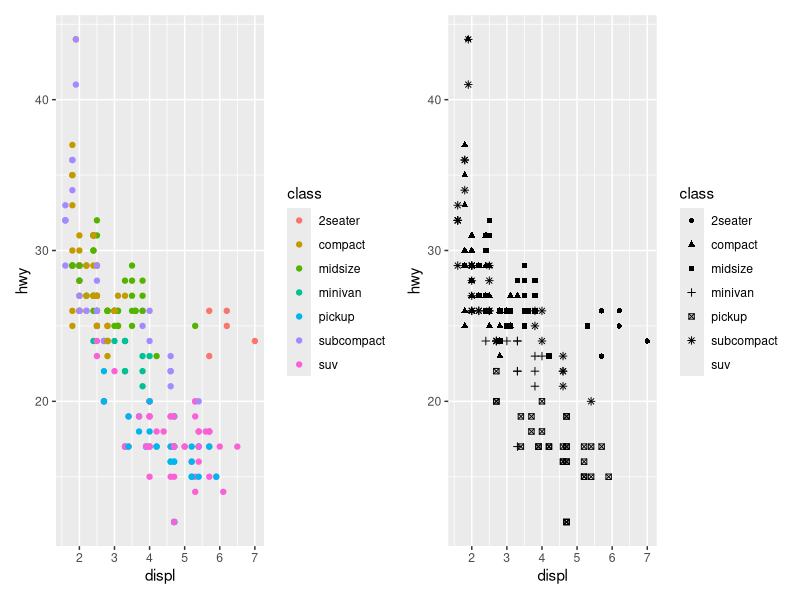
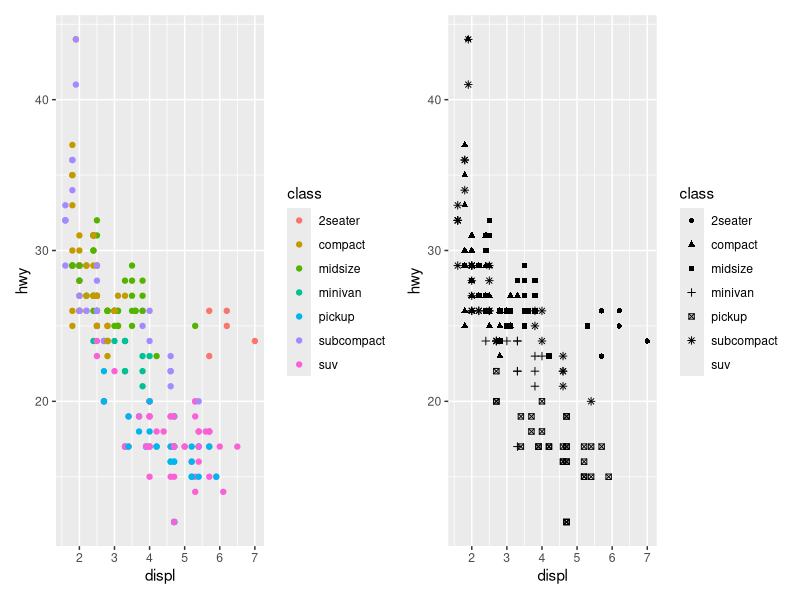
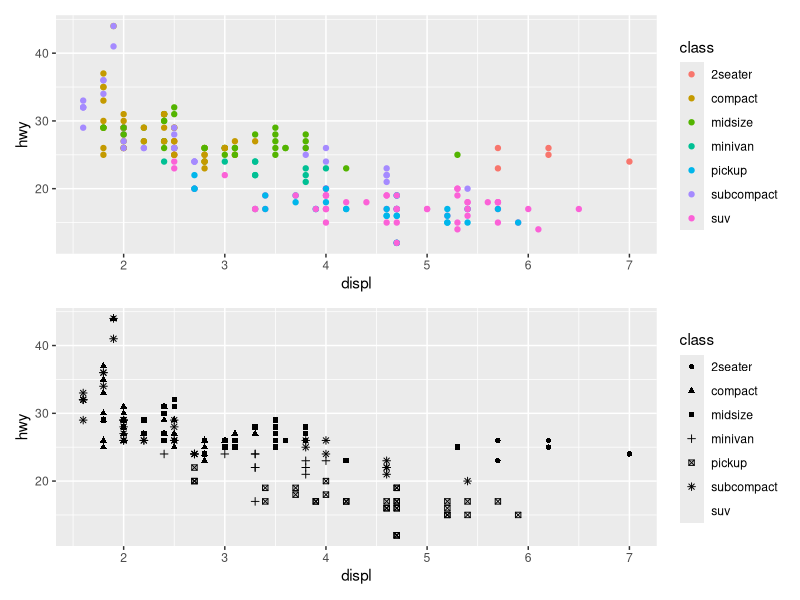
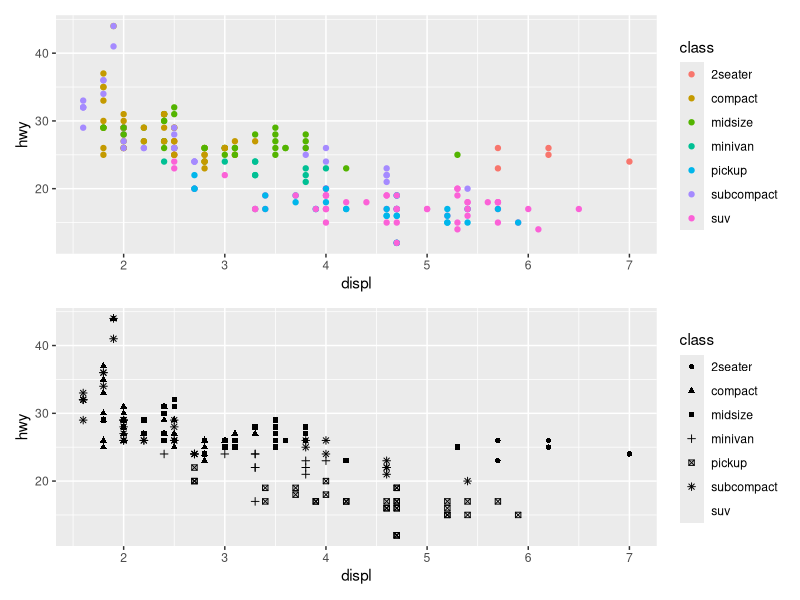
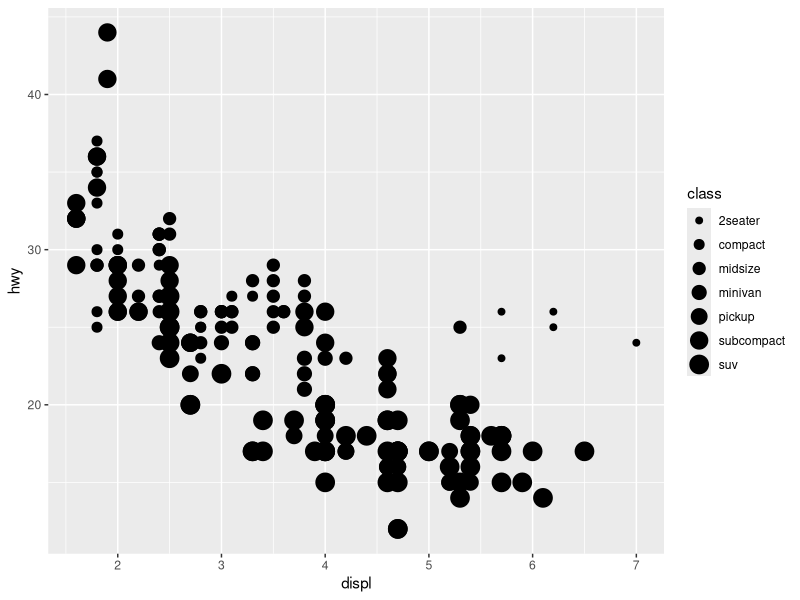
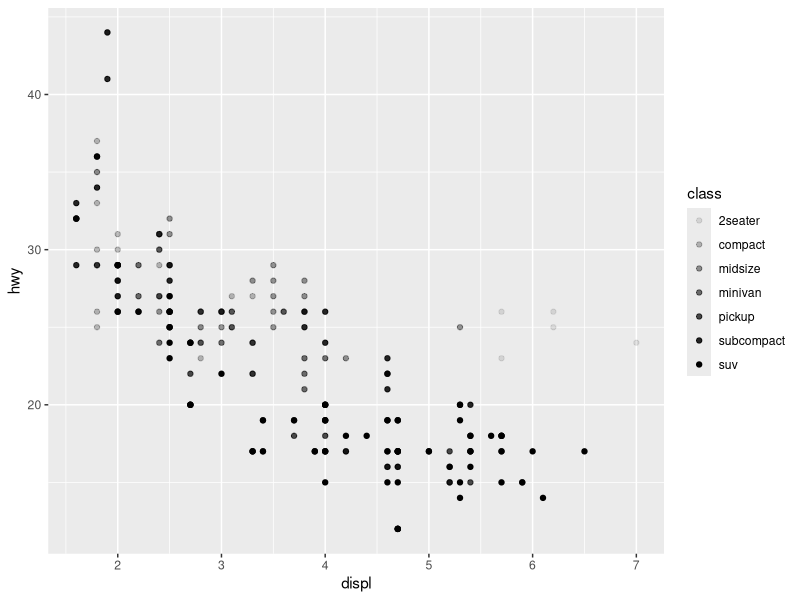
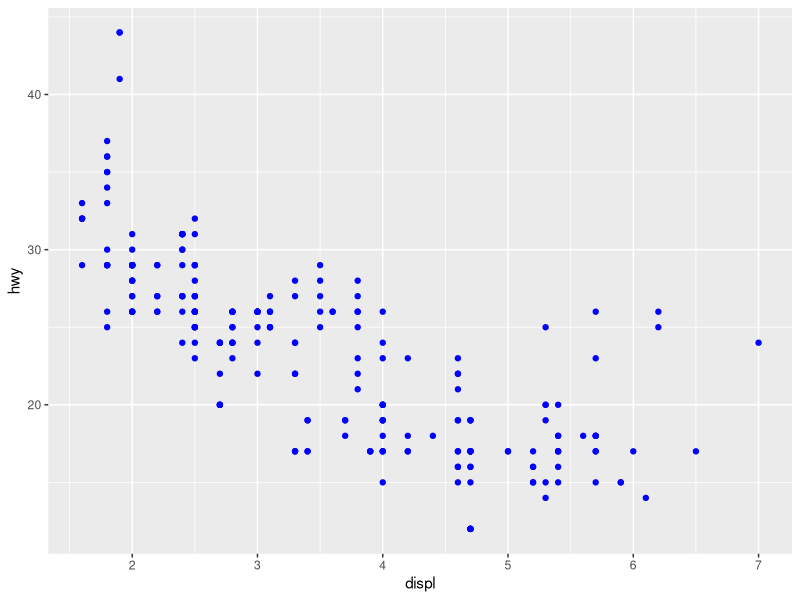
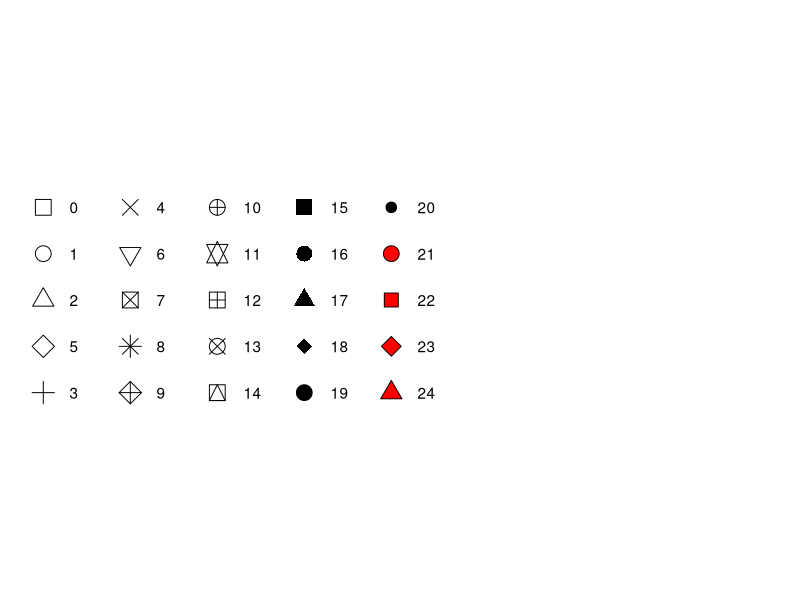

Reproduce these figures in R, in order. (Note: this script raises an error after producing the figures.)
## ---- chunk 1

install.packages(c("patchwork","ggridges","scales"))

## ---- chunk 2
library(tidyverse)
library(patchwork)
library(scales)
## ---- chunk 3

?mpg

nrow(mpg)

sapply(mpg,class)
## ---- chunk 4
#| fig-width: 10
#| fig-asp: 0.4
#| fig-show: hold
#| fig-alt: |
#|   Two scatterplots next to each other, both visualizing highway fuel #|   efficiency versus engine size of cars and showing a negative 
#|   association. In the plot on the left class is mapped to the color 
#|   aesthetic, resulting in different colors for each class. 
#|   In the plot on the right class is mapped the shape aesthetic, 
#|   resulting in different plotting character shapes for each class,
#|   except for suv. Each plot comes with a legend that shows the 
#|   mapping between color or shape and levels of the class variable.

ggplot(mpg, aes(x = displ, y = hwy, color = class)) + geom_point() +
ggplot(mpg, aes(x = displ, y = hwy, shape = class)) + geom_point() + plot_layout(ncol = 2)
## ---- chunk 5
#| fig-width: 10
#| fig-asp: 0.4
ggplot(mpg, aes(x = displ, y = hwy, color = class)) + geom_point() + ggplot(mpg, aes(x = displ, y = hwy, shape = class)) + geom_point() 
## ---- chunk 6
#| fig-height: 10
#| fig.width: 7
#| out-width: "100%"

(ggplot(mpg, aes(x = displ, y = hwy, color = class)) + geom_point())/ (ggplot(mpg, aes(x = displ, y = hwy, shape = class)) + geom_point())
## ---- chunk 7
#| fig-height: 10
#| fig.width: 7

p1 <- ggplot(mpg, aes(x = displ, y = hwy, color = class)) + geom_point()

p2 <- ggplot(mpg, aes(x = displ, y = hwy, shape = class)) + geom_point()

p1/p2

## ---- chunk 8
#| fig-width: 5
#| fig-alt: |
#|   Two scatterplots next to each other, both visualizing highway fuel 
#|   efficiency versus engine size of cars and showing a negative 
#|   association. In the first plot class is mapped to the size 
#|   aesthetic, resulting in different sizes for each class. 
#|   In the second plot class is mapped the alpha aesthetic, 
#|   resulting in different alpha (transparency) levels for each class. 
#|   Each plot comes with a legend that shows the mapping between size 
#|   or alpha level and levels of the class variable.

# class mapped to size
ggplot(mpg, aes(x = displ, y = hwy, size = class)) +
  geom_point() 

# class mapped to alpha
ggplot(mpg, aes(x = displ, y = hwy, alpha = class)) +
  geom_point() 
## ---- chunk 9
#| fig-alt: |
#|   Scatterplot of highway fuel efficiency versus engine size of cars 
#|   that shows a negative association. All points are blue.

ggplot(mpg, aes(x = displ, y = hwy)) + 
  geom_point(color = "blue") 
## ---- chunk 10
#| label: fig-shapes
#| echo: false
#| 
#| fig.asp: 0.364
#| fig-align: "center"
#| fig-cap: |
#|   R has 25 built-in shapes that are identified by numbers. There are some 
#|   seeming duplicates: for example, 0, 15, and 22 are all squares. The 
#|   difference comes from the interaction of the `color` and `fill` 
#|   aesthetics. The hollow shapes (0--14) have a border determined by `color`; 
#|   the solid shapes (15--20) are filled with `color`; the filled shapes 
#|   (21--24) have a border of `color` and are filled with `fill`. Shapes are 
#|   arranged to keep similar shapes next to each other.  
#| fig-alt: |
#|   Mapping between shapes and the numbers that represent them: 0 - square, 
#|   1 - circle, 2 - triangle point up, 3 - plus, 4 - cross, 5 - diamond, 
#|   6 - triangle point down, 7 - square cross, 8 - star, 9 - diamond plus, 
#|   10 - circle plus, 11 - triangles up and down, 12 - square plus, 
#|   13 - circle cross, 14 - square and triangle down, 15 - filled square, 
#|   16 - filled circle, 17 - filled triangle point-up, 18 - filled diamond, 
#|   19 - solid circle, 20 - bullet (smaller circle), 21 - filled circle blue, 
#|   22 - filled square blue, 23 - filled diamond blue, 24 - filled triangle 
#|   point-up blue, 25 - filled triangle point down blue.

shapes <- tibble(
  shape = c(0, 1, 2, 5, 3, 4, 6:19, 20, 21, 22, 23, 24),
  x = (0:24 %/% 5) / 2,
  y = (-(0:24 %% 5)) / 4
)
ggplot(shapes, aes(x, y)) + 
  geom_point(aes(shape = shape), size = 5, fill = "red") +
  geom_text(aes(label = shape), hjust = 0, nudge_x = 0.15) +
  scale_shape_identity() +
  expand_limits(x = 4.1) +
  scale_x_continuous(NULL, breaks = NULL) + 
  scale_y_continuous(NULL, breaks = NULL, limits = c(-1.2, 0.2)) + 
  theme_minimal() +
  theme(aspect.ratio = 1/2.75)
## ---- chunk 11
ggplot(mpg,aes(x = hwy, y = displ)) + geom_point(shape = 17, color = "pink")
## ---- chunk 12
#| fig-show: hide
#| fig-alt: |
#|   Scatterplot of highway fuel efficiency versus engine size of cars  
#|   that shows a negative association. All points are red and 
#|   the legend shows a red point that is mapped to the word blue.

ggplot(mpg) + 
  geom_point(aes(x = displ, y = hwy, color = "blue"))
## ---- chunk 13

## ---- chunk 14

## ---- chunk 15
#| fig-show: hide

ggplot(mpg) + geom_point(aes(x = displ, y = hwy))
## ---- chunk 16

## ---- chunk 17
#| fig-show: hide

ggplot(mpg, aes(x = displ, y = hwy)) +  geom_point()

ggplot(mpg, aes(x = displ, y = hwy)) + geom_smooth()
## ---- chunk 18
#| fig-width: 6
# point
ggplot(mpg, aes(x = displ, y = hwy)) + geom_point() 

# smooth
ggplot(mpg, aes(x = displ, y = hwy)) + geom_smooth()
## ---- chunk 19
#| fig-width: 6
#| fig-show: hold
#| fig-alt: |
#|   Two plots of highway fuel efficiency versus engine size of cars.
#|   The data are represented with smooth curves. In the first plot, three 
#|   smooth curves, all with the same linetype. In the second plot, three 
#|   smooth curves with different line types (solid, dashed, or long 
#|   dashed) for each type of drive train. In both plots, confidence 
#|   intervals around the smooth curves are also displayed.

# Top
ggplot(mpg, aes(x = displ, y = hwy, shape = drv)) + 
  geom_smooth()

# Bottom
ggplot(mpg, aes(x = displ, y = hwy, linetype = drv)) + 
  geom_smooth()
## ---- chunk 20
#| fig-width: 6
#| fig-alt: |
#|   A plot of highway fuel efficiency versus engine size of cars. The data 
#|   are represented with points (colored by drive train) as well as smooth 
#|   curves (where line type is determined based on drive train as well). 
#|   Confidence intervals around the smooth curves are also displayed.

ggplot(mpg, aes(x = displ, y = hwy, color = drv)) + 
  geom_point() +
  geom_smooth(aes(linetype = drv))
## ---- chunk 21
#| fig-width: 7
#| fig-alt: |
#|   Scatterplot of highway fuel efficiency versus engine size of cars, where 
#|   points are colored according to the car class. A smooth curve following 
#|   the trajectory of the relationship between highway fuel efficiency versus 
#|   engine size of cars is overlaid along with a confidence interval around it.

ggplot(mpg, aes(x = displ, y = hwy)) + 
  geom_point(aes(color = class)) + 
  geom_smooth()
## ---- chunk 22
#| fig-alt: |
#|   Scatterplot of highway fuel efficiency versus engine size of cars, where 
#|   points are colored according to the car class. A smooth curve following 
#|   the trajectory of the relationship between highway fuel efficiency versus 
#|   engine size of subcompact cars is overlaid along with a confidence interval 
#|   around it.

g <- ggplot(mpg, aes(x = displ, y = hwy)) +
  geom_point() +
  geom_point(data = mpg %>% filter(class == '2seater'),
             color = "red")

g + geom_point(
  data = mpg %>% filter(class == '2seater'),
  shape = "circle open",
  size = 3,
  color = "red"
)
## ---- chunk 23
#| fig.width: 5
#| fig-alt: |
#|   Three plots: histogram, density plot, and box plot of highway
#|   mileage.
 
# histogram
ggplot(mpg, aes(x = hwy)) + geom_histogram(binwidth = 2)

# density
ggplot(mpg, aes(x = hwy)) + geom_density()

# boxplot
ggplot(mpg, aes(x = hwy)) + geom_boxplot()
## ---- chunk 24
#| fig-width: 6
#| fig-height: 6
#| fig-alt: 
#|   Density curves for highway mileage for cars with rear wheel, 
#|   front wheel, and 4-wheel drives plotted separately. The 
#|   distribution is bimodal and roughly symmetric for real and 
#|   4 wheel drive cars and unimodal and right skewed for front 
#|   wheel drive cars.

library(ggridges)

ggplot(mpg, aes(x = hwy, y = drv, fill = drv, color = drv)) +
  geom_density_ridges(alpha = 0.5, show.legend = FALSE)
## ---- chunk 25

## ---- chunk 26
df <- data.frame(
  x = c(3, 1, 5), 
  y = c(2, 4, 6), 
  label = c("a","b","c")
)
p <- ggplot(df, aes(x, y, label = label))  
  
## ---- chunk 27

## ---- chunk 28
#| fig-show: hide
ggplot(mpg, aes(x = displ, y = hwy)) +
  geom_smooth(aes(color = drv), show.legend = FALSE)
## ---- chunk 29

## ---- chunk 30
#| label: 6-plots
#| echo: false
#| out-width: "100%"
#| fig-cap: |
#|   Six plots arranged in two columns
#| fig-alt: |
#|   There are six scatterplots in this figure, arranged in a 3x2 grid. 
#|   In all plots highway fuel efficiency of cars are on the y-axis and 
#|   engine size is on the x-axis. The **first** plot shows all points in black
#|   with a smooth curve overlaid on them. In the **second** plot points are 
#|   also all black, with separate smooth curves overlaid for each level of 
#|   drive train. On the **third** plot, points and the smooth curves are 
#|   represented in different colors for each level of drive train. In the 
#|   **fourth** plot the points are represented in different colors for each 
#|   level of drive train but there is only a single smooth line fitted to 
#|   the whole data. In the **fifth** plot, points are represented in different
#|   colors for each level of drive train, and a separate smooth curve with 
#|   line types are fitted to each level of drive train. And 
#|   finally in the **sixth** plot points are represented in different colors 
#|   for each level of drive train and they have a thick white border.

knitr::include_graphics("images/6-plots.png")
## ---- chunk 31

## ---- chunk 32
#| fig-width: 7
#| fig-alt: |
#|   Scatterplot of highway fuel efficiency versus engine size of cars, 
#|   faceted by class, with facets spanning two rows.

ggplot(mpg, aes(x = displ, y = hwy)) + 
  geom_point() + 
  facet_wrap(~cyl)
## ---- chunk 33
#| fig-width: 6
#| fig-alt: |
#|   Scatterplot of highway fuel efficiency versus engine size of cars, faceted 
#|   by number of cylinders across rows and by type of drive train across 
#|   columns. This results in a 4x3 grid of 12 facets. Some of these facets have 
#|   no observations: 5 cylinders and 4 wheel drive, 4 or 5 cylinders and front 
#|   wheel drive.

ggplot(mpg, aes(x = displ, y = hwy)) + 
  geom_point() + 
  facet_grid(drv ~ cyl)
## ---- chunk 34
#| fig-width: 6
#| fig-alt: |
#|   Scatterplot of highway fuel efficiency versus engine size of cars, 
#|   faceted by number of cylinders across rows and by type of drive train 
#|   across columns. This results in a 4x3 grid of 12 facets. Some of these 
#|   facets have no observations: 5 cylinders and 4 wheel drive, 4 or 5 
#|   cylinders and front wheel drive. Facets within a row share the same 
#|   y-scale and facets within a column share the same x-scale.

ggplot(mpg, aes(x = displ, y = hwy)) + 
  geom_point() + 
  facet_grid(drv ~ cyl, scales = "free_y")
## ---- chunk 35
#| fig-width: 5

ggplot(mpg, aes(x = displ, y = hwy)) +
  geom_point() +
  facet_grid(drv ~ cyl) +
  theme(
    strip.text.x = element_text(
      size = 12,
      face = "bold",
      colour = "blue",
      angle = 75
    ),
    strip.text.y = element_text(
      size = 14,
      face = "bold",
      colour = "red"
    ),
    strip.background = element_rect(
      colour = "navy",
      fill = "#CCCCFF",
      linewidth  = 2
    )
  )
## ---- chunk 36
#| fig-show: hide

ggplot(mpg, aes(x = drv, y = cyl)) + geom_point() 
     
## ---- chunk 37

## ---- chunk 38
#| fig-show: hide
ggplot(mpg) + geom_point(aes(x = drv, y = cyl))
## ---- chunk 39

## ---- chunk 40
#| fig-show: hide

ggplot(mpg) +
  geom_point(aes(x = displ, y = hwy)) +
  facet_grid(drv ~ .)

ggplot(mpg) +
  geom_point(aes(x = displ, y = hwy)) +
  facet_grid(. ~ cyl)
## ---- chunk 41


## ---- chunk 42
#| fig-show: hide

ggplot(mpg) +
  geom_point(aes(x = displ, y = hwy)) +
  facet_wrap( ~ class, nrow = 2)
## ---- chunk 43

## ---- chunk 44
#| fig-show: hide

ggplot(mpg, aes(x = displ, y = hwy)) + geom_point(color = "pink") 
## ---- chunk 45

## ---- chunk 46

## ---- chunk 47
#| fig-show: hide

ggplot(mpg, aes(x = displ)) +
  geom_histogram() +
  facet_grid(drv ~ .)

ggplot(mpg, aes(x = displ)) +
  geom_histogram() +
  facet_grid(. ~ drv)
## ---- chunk 48
#| fig-width: 6
#| fig-height: 6

ggplot(mpg) +
  geom_point(aes(x = displ, y = hwy)) +
  facet_grid(drv ~ .)
## ---- chunk 49

## ---- chunk 50
#| fig-show: hide

ggplot(mpg) +
  geom_point(aes(x = displ, y = hwy)) +
  facet_grid(drv ~ .)
## ---- chunk 51

## ---- chunk 52
#| fig-width: 6
#| fig-alt: |
#|   Bar chart of number of each cut of diamond. There are roughly 1500 
#|   Fair, 5000 Good, 12000 Very Good, 14000 Premium, and 22000 Ideal cut diamonds.

ggplot(diamonds, aes(x = cut)) + 
  geom_bar()
## ---- chunk 53
#| fig-width: 5
#| label: fig-vis-stat-bar
#| echo: false
#| fig-cap: |
#|   When creating a bar chart we first start with the raw data, then
#|   aggregate it to count the number of observations in each bar,
#|   and finally map those computed variables to plot aesthetics.
#| fig-alt: |
#|   A figure demonstrating three steps of creating a bar chart. 
#|   Step 1. geom_bar() begins with the diamonds data set. 
#|   Step 2. geom_bar() 
#|   transforms the data with the count stat, which returns a data set of 
#|   cut values and counts. 
#|   Step 3. geom_bar() uses the transformed data to 
#|   build the plot. cut is mapped to the x-axis, count is mapped to the y-axis.

knitr::include_graphics("images/visualization-stat-bar.png")
## ---- chunk 54
#| fig-width: 6
#| fig-alt: |
#|   Bar chart of number of each cut of diamond. There are roughly 1500 Fair, 5000 Good, 12000 Very Good, 14000 Premium, and 22000 Ideal cut diamonds.

diamonds %>%
  count(cut) %>%
  ggplot(aes(x = cut, y = n)) +
  geom_bar(stat = "identity")
## ---- chunk 55
#| fig-width: 5
#| fig-alt: |
#|   Bar chart of proportion of each cut of diamond. Roughly, Fair 
#|   diamonds make up 0.03, Good 0.09, Very Good 0.22, Premium 0.26, and 
#|   Ideal 0.40.

ggplot(diamonds, aes(x = cut, y = after_stat(prop), group = 1)) +
  geom_bar()
## ---- chunk 56
#| fig-width: 5
#| fig-alt: |
#|   A plot with depth on the y-axis and cut on the x-axis (with levels 
#|   fair, good, very good, premium, and ideal) of diamonds. For each level 
#|   of cut, vertical lines extend from minimum to maximum depth for diamonds 
#|   in that cut category, and the median depth is indicated on the line 
#|   with a point.

ggplot(diamonds) +
  stat_summary(
    aes(x = cut, y = depth),
    fun.min = min,
    fun.max = max,
    fun = median
  ) 
## ---- chunk 57

## ---- chunk 58


## ---- chunk 59
#| fig-show: hide

ggplot(diamonds, aes(
  x = cut, y = after_stat(prop)
  )) + 
  geom_bar()


## ---- chunk 60
ggplot(diamonds, aes(
  x = cut, fill = color, y = after_stat(prop)
  )) + 
  geom_bar()
## ---- chunk 61


## ---- chunk 62
#| fig-width: 5
#| fig-alt: |
#|   Two bar charts of drive types of cars. In the first plot, the bars have 
#|   colored borders. In the second plot, they're filled with colors. Heights 
#|   of the bars correspond to the number of cars in each cut category.

# Top
ggplot(mpg, aes(x = drv, color = drv)) + 
  geom_bar()

# Bottom
ggplot(mpg, aes(x = drv, fill = drv)) + 
  geom_bar()
## ---- chunk 63
#| fig-width: 5
#| fig-alt: |
#|   Segmented bar chart of drive types of cars, where each bar is filled with 
#|   colors for the classes of cars. Heights of the bars correspond to the 
#|   number of cars in each drive category, and heights of the colored 
#|   segments are proportional to the number of cars with a given class 
#|   level within a given drive type level.

ggplot(mpg, aes(x = drv, fill = class)) + 
  geom_bar()
## ---- chunk 64
#| fig-width: 5
#| fig-alt: |
#|   Segmented bar chart of drive types of cars, where each bar is filled with 
#|   colors for the classes of cars. Heights of the bars correspond to the 
#|   number of cars in each drive category, and heights of the colored 
#|   segments are proportional to the number of cars with a given class 
#|   level within a given drive type level. However the segments overlap. In 
#|   the first plot the bars are filled with transparent colors
#|   and in the second plot they are only outlined with color.

    # Top
ggplot(mpg, aes(x = drv, fill = class)) +
  geom_bar(alpha = 1 / 5, position = "identity")

# Bottom
ggplot(mpg, aes(x = drv, color = class)) +
  geom_bar(fill = NA, position = "identity")
## ---- chunk 65
#| fig-width: 5
#| fig-alt: |
#|   In the first plot, segmented bar chart of drive types of cars, where each bar is 
#|   filled with colors for the levels of class. Height of each bar is 1 and 
#|   heights of the colored segments represent the proportions of cars 
#|   with a given class level within a given drive type.
#|   In the second plot, dodged bar chart of drive types of cars. Dodged bars are 
#|   grouped by levels of drive type. Within each group bars represent each 
#|   level of class. Some classes are represented within some drive types and 
#|   not represented in others, resulting in unequal number of bars within each 
#|   group. Heights of these bars represent the number of cars with a given 
#|   level of drive type and class.


ggplot(mpg, aes(x = drv, fill = class)) +
  geom_bar(position = "fill")


ggplot(mpg, aes(x = drv, fill = class)) +
  geom_bar(position = "dodge")
## ---- chunk 66
#| fig-width: 5
#| echo: false
#| fig-alt: |
#|   Scatterplot of highway fuel efficiency versus engine size of cars that 
#|   shows a negative association.

ggplot(mpg, aes(x = displ, y = hwy)) + 
  geom_point()
## ---- chunk 67
#| fig-width: 5
#| fig-alt: |
#|   Jittered scatterplot of highway fuel efficiency versus engine size of cars. 
#|   The plot shows a negative association.

ggplot(mpg, aes(x = displ, y = hwy)) + 
  geom_point(position = "jitter")
## ---- chunk 68
#| fig-show: hide

ggplot(mpg, aes(x = cty, y = hwy)) +
  geom_point()
## ---- chunk 69
#| fig-show: hide

ggplot(mpg, aes(x = displ, y = hwy)) +
  geom_point() 

ggplot(mpg, aes(x = displ, y = hwy)) +
  geom_point(position = "identity") 
## ---- chunk 70
#| fig-show: hide

ggplot(mpg, aes(x = displ, y = hwy)) +
  geom_point() 
## ---- chunk 71

## ---- chunk 72
#| fig-show: hide

g <- ggplot(mpg, aes(x = displ, y = hwy))
## ---- chunk 73

## ---- chunk 74
#| fig-show: hide

g <- ggplot(data = mpg, mapping = aes(x = manufacturer, y = hwy, color = manufacturer))
## ---- chunk 75


## ---- chunk 76
#| label: visualization-grammar
#| echo: false
#| fig-alt: |
#|   A figure demonstrating the steps for going from raw data to table of 
#|   frequencies where each row represents one level of cut and a count column 
#|   shows how many diamonds are in that cut level. Then, these values are 
#|   mapped to heights of bars.
#| fig-cap: |
#|   Steps for going from raw data to a table of frequencies to a bar plot where 
#|   the heights of the bar represent the frequencies.

knitr::include_graphics("images/visualization-grammar.png")
